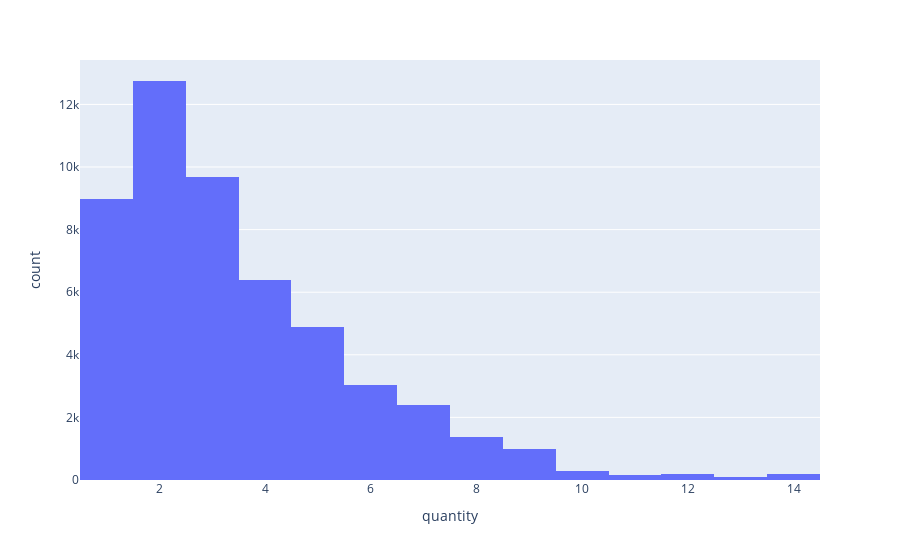

The notebook cell this image was saved under:
### Code cell
sales_deviation = filter_columns(database, ['quantity'])

# sales_deviation = sales_deviation.std()
# sales_deviation

import plotly.express as px

fig = px.histogram(sales_deviation, x="quantity")
fig.show()

### Figure 1 — Plotly figure (JSON) as saved in the notebook; plotly's stock layout.template omitted (floating-point values rounded to 4 significant figures; data arrays with more than 128 entries replaced by an {"elided": "..."} marker saying what was removed)
{"data": [{"alignmentgroup": "True", "bingroup": "x", "hovertemplate": "quantity=%{x}<br>count=%{y}<extra></extra>", "legendgroup": "", "marker": {"color": "#636efa", "pattern": {"shape": ""}}, "name": "", "offsetgroup": "", "orientation": "v", "showlegend": false, "type": "histogram", "x": {"elided": "51290 int values"}, "xaxis": "x", "yaxis": "y"}], "layout": {"barmode": "relative", "legend": {"tracegroupgap": 0}, "margin": {"t": 60}, "xaxis": {"anchor": "y", "domain": [0, 1], "title": {"text": "quantity"}}, "yaxis": {"anchor": "x", "domain": [0, 1], "title": {"text": "count"}}}}
